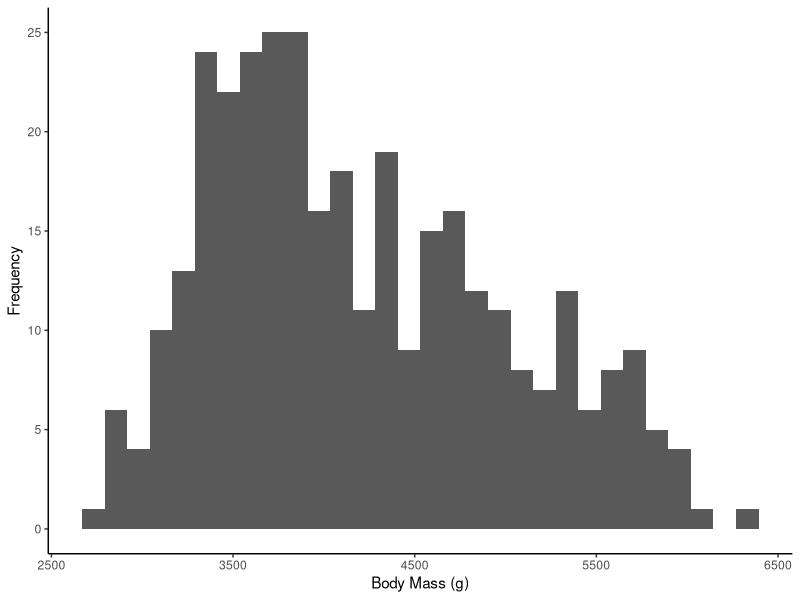

The R source for this figure:
## ---- chunk 1
knitr::opts_chunk$set(echo = TRUE)
## ---- chunk 2
# function_name <- function(inputs) {
#   output <- do_something(inputs)
#   return(output)
# }
## ---- chunk 3
calc_shrub_vol <- function(height, width, length){
  volume <- length* width* height
  return(volume)
}
## ---- chunk 4
calc_shrub_vol(2, 1.6,0.8)
## ---- chunk 5
shrub_vol <- calc_shrub_vol(2, 1.6,0.8)
## ---- chunk 6
est_shrub_mass <- function(volume, a=2.65, b=0.8){
  mass <- a*volume^b
  return(mass)
}

est_shrub_mass(7.2)
## ---- chunk 7
#volume=7.2, a=2.65, b=0.8
est_shrub_mass(7.2, 2.65, 0.8)

est_shrub_mass(2.65,0.8)
#wont run right because it assumes volume is first number

est_shrub_mass(b=0.8, volume = 7.2)
#have to name them if going out of order from defaults
## ---- chunk 8

## ---- chunk 9
# vectors
lengths <- c(1.2, 3, 4.7, 0.3)
widths <- c(0.5, 2.0, 4.2, 1.0)
heights <- c(1.1, 2.2, 3.0, 0.7)

calc_shrub_vol(lengths, widths, heights)

# data frame
shrub_dimensions <- data.frame(length = lengths, 
                               width = widths, 
                               height = heights)

calc_shrub_vol(shrub_dimensions$length,
               shrub_dimensions$width,
               shrub_dimensions$height)
## ---- chunk 10
# use the mutate function from dplyr without loading the package
# we can use an fully qualified function call, e.g., pkg::function() 
shrub_dimensions |> 
  dplyr::mutate(volume = calc_shrub_vol(length, width, height))
## ---- chunk 11
shrub_volume <- calc_shrub_vol(0.8, 1.6, 2)
est_shrub_mass(shrub_volume)
## ---- chunk 12
calc_shrub_vol(.8, 1.6, 2) |> 
  est_shrub_mass()

## ---- chunk 13
library(tidyverse)
library(palmerpenguins)
## ---- chunk 14
#placeholders that vary HAVE to go in {{}}
make_plot <- function(df, column, label){
  ggplot(data= df,aes(x={{column}}))+
    geom_histogram()+
    labs(x=label, y="Frequency")+
    theme_classic()
}
  make_plot(penguins, body_mass_g, "Body Mass (g)")
